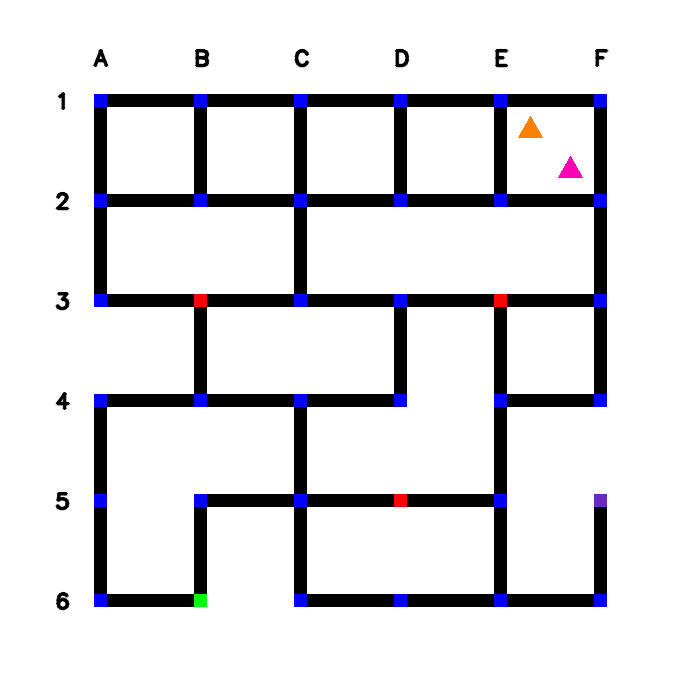
#> input picture PB_Task4B_Windows/config_image.png, 700 x 700 px, given in place of the camera
$ python black_detection.py
#> lines starting #> are read from the running program, lines starting #| are printed output that depends on the picture; after the words box and inside, x2 and y2 are one past the last pixel; in counts of white or black regions, pixels touching at a corner belong together
import cv2
import numpy as np
import time

# Load image, grayscale, Gaussian blur, Otsu's threshold
# cap = cv2.VideoCapture("D:\\EYRC\\rpicon\\copeliasim_road.mp4")
cap = cv2.VideoCapture(0)

while True:
    ret, frame = cap.read()
#> frame is the input picture: shape (700, 700, 3); mean B, G, R 225.9, 223.2, 223.6
    if(frame is None):
       break
# [6 lines of commented-out code are left out]
    gray = cv2.cvtColor(frame, cv2.COLOR_BGR2GRAY)

    gray = cv2.GaussianBlur(gray, (3,3), 0)
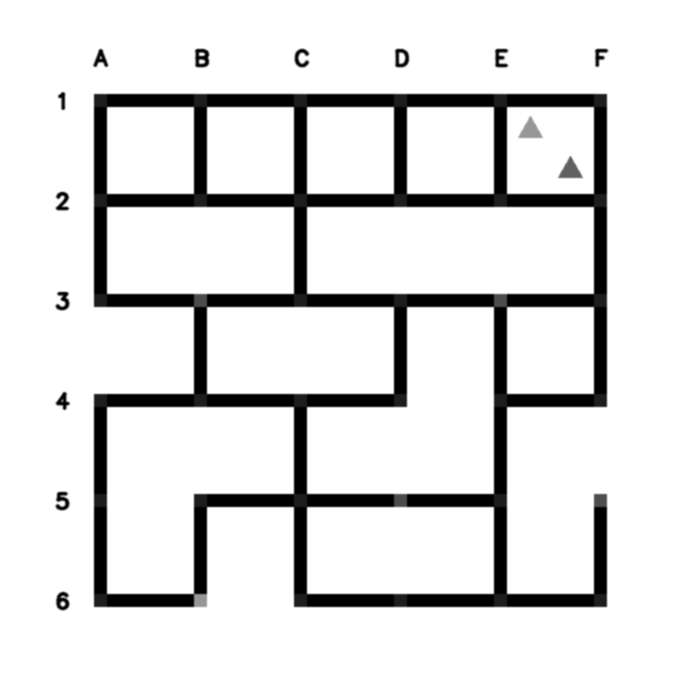
#> gray: shape (700, 700); min 0, max 255, mean 223.6
    _,thresh  = cv2.threshold(gray, 100, 255, cv2.THRESH_BINARY)
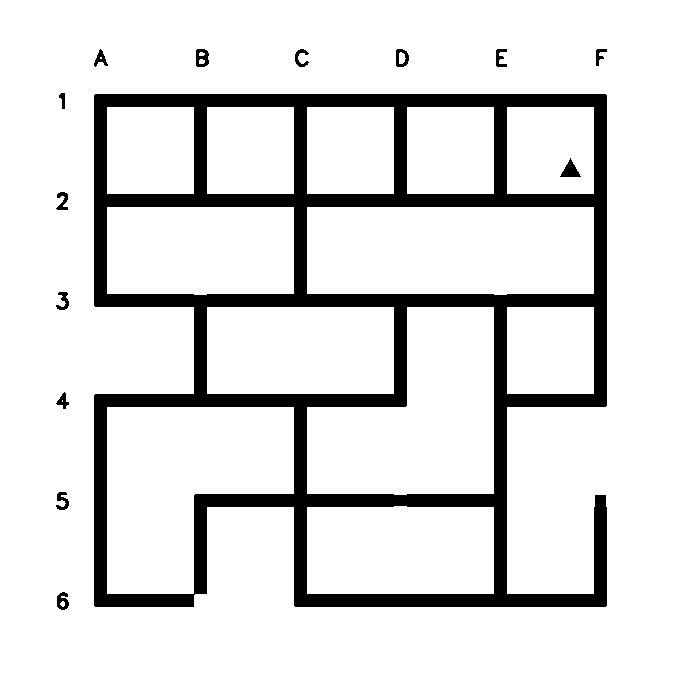
#> thresh: shape (700, 700); 87.6% white; 14 black regions, largest, box (x1, y1, x2, y2) and area: (94, 94, 607, 607) 58974, (560, 158, 581, 177) 199, (196, 49, 209, 67) 167
    thresh=255-thresh
#> thresh: shape (700, 700); 12.4% white; 14 white regions

    # Find contours
    contours,hierarchy = cv2.findContours(thresh, cv2.RETR_TREE, cv2.CHAIN_APPROX_SIMPLE)
#> contours = 32 contours, 2 with area under 20; largest, box (x1, y1, x2, y2) and area: (94, 94, 607, 607) 226742, (306, 306, 495, 496) 25355, (306, 206, 595, 296) 25355, (106, 406, 295, 595) 25342, (306, 505, 495, 595) 16555
    cX=0
    cY=0
    area=0
    ind=0
    if (len(contours)==0):
        continue
    cnt = max(contours,key=cv2.contourArea)
#> cnt = contour of 40 points, box (x1, y1, x2, y2) (94, 94, 607, 607), area 226742

    cv2.drawContours(frame, [cnt], 0, (0,255,0), 3)
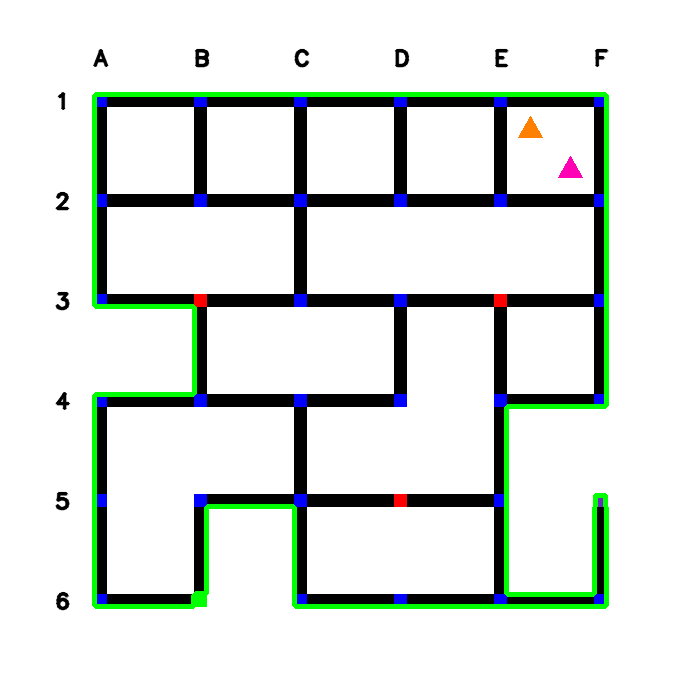
#> frame: shape (700, 700, 3); 2.87% of pixels changed, all inside (x1, y1, x2, y2) = (92, 92, 609, 609)
    cv2.drawContours(thresh, contours, -1, (0,255,0), 3)
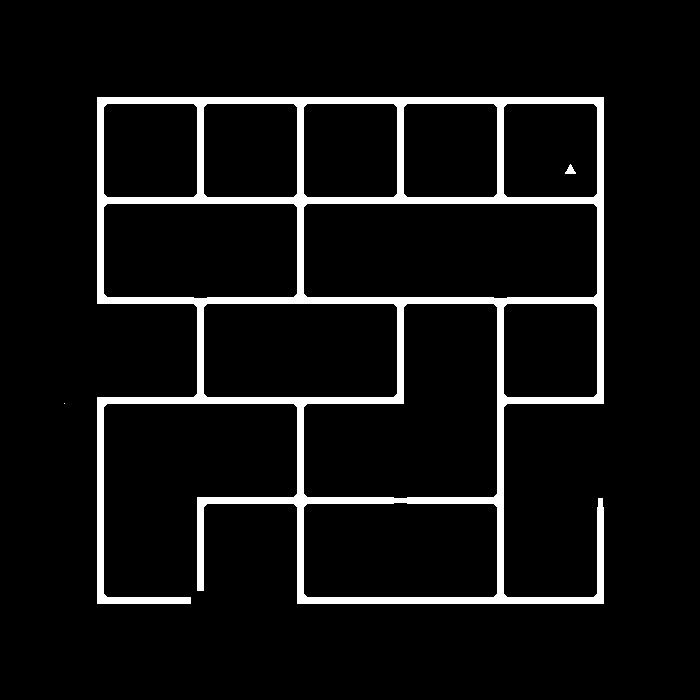
#> thresh: shape (700, 700); 6.6% white; 3 white regions (1 under 20 px), largest, box (x1, y1, x2, y2) and area: (97, 97, 604, 604) 32487, (565, 164, 576, 174) 62

    if cv2.waitKey(25) & 0xFF == ord('q'):
#> (key q is pressed here)
        cv2.destroyAllWindows()
        break

    M = cv2.moments(cnt)
    print(M["m00"])
    if M["m00"]==0:
        continue
    cX = int(M["m10"] / M["m00"])
    cY = int(M["m01"] / M["m00"])

    # Draw the contour and center of the shape on the image
    cv2.circle(frame, (cX, cY), 10, (0, 0, 255), -1)

    cv2.imshow('image.png', frame)
    cv2.imshow('thresh.png', thresh)
    # time.sleep(0.1)
